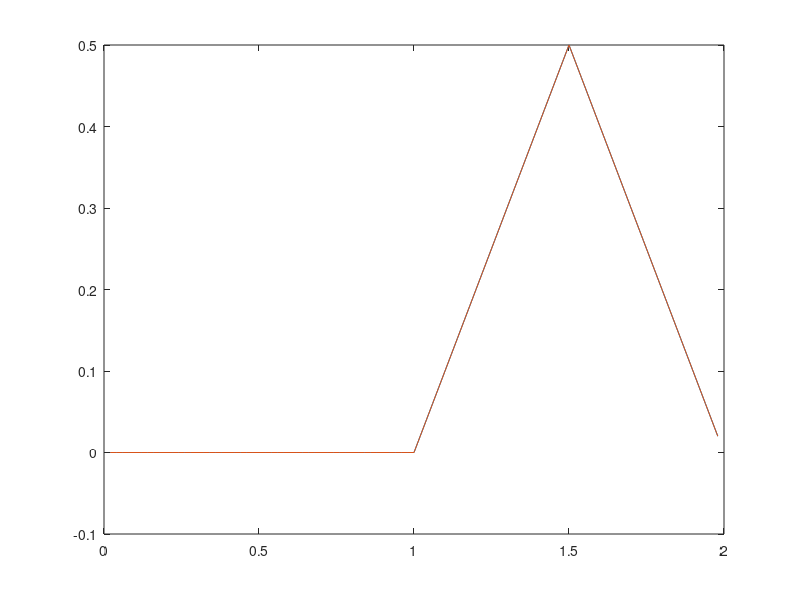

The MATLAB source for this figure:
% Leap frog scheme for a hyerbolic equation (right hand moving wave)
clear
clc

format long

a = 2;
N = 100;
x0 = 0; xf = 2;
h = (xf-x0)/N;

k = 1*h/a;
tf = 0.5; t0 = 0;
M = fix((tf-t0)/k);

x = x0+h:h:xf-h;
u0 = zeros(N-1,1);

for j=1:N-1
    if(x(j) < 0)
        u0(j) = 0;
    elseif(0 <= x(j) && x(j) < 0.5)
        u0(j) = x(j);
    elseif(0.5 <= x(j) && x(j) < 1)
        u0(j) = 1-x(j);
    elseif(x(j) >= 0)
        u0(j) = 0;
    end
end

mu = k/h;

u1 = zeros(N-1,1);
u = zeros(N-1,1);

u1(1) = u0(1) - a*mu*(u0(1));
for j=2:N-1
    u1(j) = u0(j) - a*mu*(u0(j)-u0(j-1));
end

for p=2:M
    u(1) = u0(1) - a*mu*(u1(2));
    for j=2:N-2
        u(j) = u0(j) - a*mu*(u1(j+1)-u1(j-1));
    end
    u(N-1) = u0(N-1) - a*mu*(-u1(N-2));
    
    u0 = u1;
    u1 = u;
    plot(x,u)
    pause(0.01)
end

ue = zeros(N-1,1);
for j=1:N-1
    if(x(j)-a*tf < 0)
        ue(j) = 0;
    elseif(0 <= x(j)-a*tf && x(j)-a*tf < 0.5)
        ue(j) = x(j)-a*tf;
    elseif(0.5 <= x(j)-a*tf && x(j)-a*tf < 1)
        ue(j) = 1-x(j)+a*tf;
    elseif(x(j)-a*tf >= 0)
        ue(j) = 0;
    end
end


plot(x,ue,x,u)